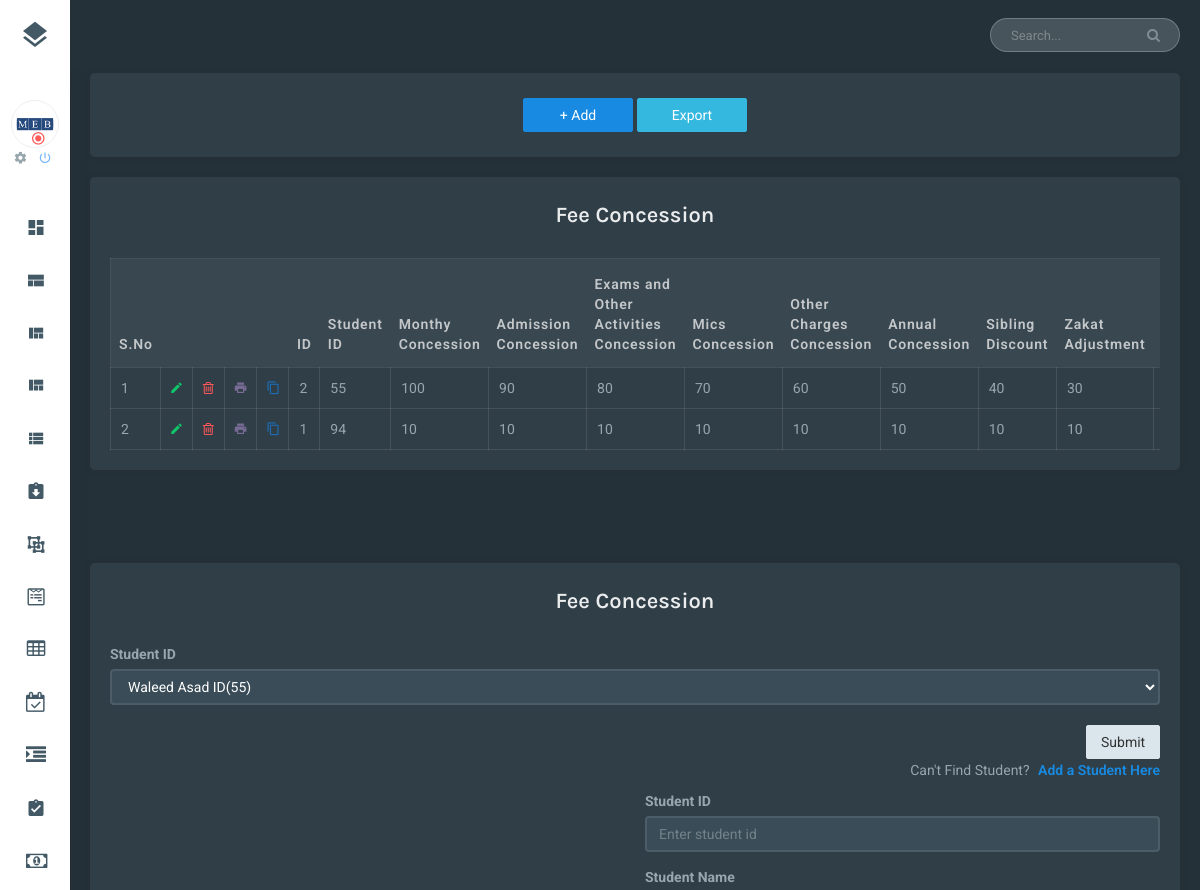
Before: /Admin-mod-fee-concession.php (upper part) with the older database file.
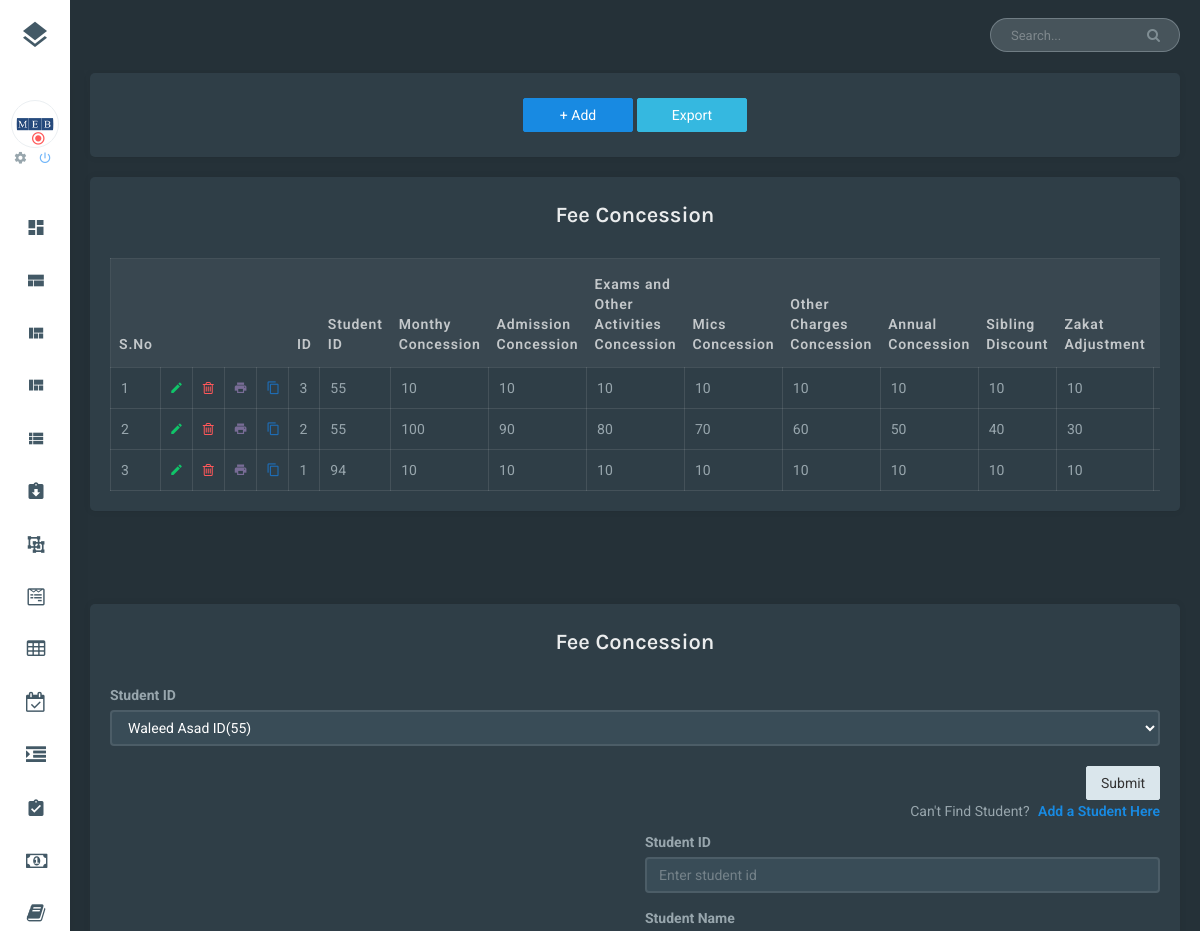
After: the same page with the newer database file.
### tables this page shows
CREATE TABLE `ad_fee_concession` (
  `fee_concession_id` int(11) NOT NULL,
  `user_id` varchar(255) NOT NULL,
  `user_date` timestamp NOT NULL DEFAULT current_timestamp() ON UPDATE current_timestamp(),
  `student_id` varchar(255) NOT NULL,
  `monthly_con` int(11) DEFAULT NULL,
  `admission_con` int(11) DEFAULT NULL,
  `exam_con` int(11) DEFAULT NULL,
  `misc_con` int(11) DEFAULT NULL,
  `special_con` int(11) DEFAULT NULL,
  `annual_con` int(11) DEFAULT NULL,
  `sibling_dis` int(11) DEFAULT NULL,
  `zakat_adj` int(11) DEFAULT NULL,
  `from_zakat_account_id` int(11) DEFAULT NULL,
  `from_zakat_account_name` varchar(255) DEFAULT NULL,
  `comment` varchar(1000) DEFAULT NULL
);

### db_functions.php (the view, shortened to what this page needs)
<?php
 function display_query($sql)
{
 $conn = connect_db();
	$result = $conn->query($sql);
if ($result->num_rows > 0) {
   $i = 0;
  while($row = $result->fetch_assoc()) {
  	if($i==0)
  	{
echo '
                <thead>
                  <tr>
                    <th>S.No</th>
                    <th></th>
                    <th></th>
                    <th></th>
                    <th></th>';
$row_data = array_keys($row);
$id_column = "";
for($j=0;$j<count($row_data);$j++){
  if($j==0) $id_column = $row_data[$j];
    echo  "<th>".$row_data[$j]."</th>"; }
    echo   '</tr>
         </thead>
      <tbody>';
  	}
  $i++;
    echo '<tr>
              <td>'.$i.'</td>
              <td style="text-align:center;"><a style="color:rgb(16,196,105);" href="'.$_SERVER['PHP_SELF'].'?editid='.$row[$id_column].'"><i class="zmdi zmdi-edit"></i></a></td>
              <td style="text-align:center;"><a style="color:rgb(255,87,90);" href="'.$_SERVER['PHP_SELF'].'?deleteid='.str_replace(" ","___",$row[$id_column]).'"><i class="fa fa-trash-o"></i></a></td>
              <td style="text-align:center;"><a style="color:rgb(120,108,150);" href="" ><i  class="zmdi zmdi-local-printshop"></i></a></td>
              <td style="text-align:center;"><a style="color:rgb(30,108,180);" href="" ><i class="zmdi zmdi-copy"></i></a></td>';
for($k=0;$k<count($row_data);$k++){ echo  '<td>'.$row[$row_data[$k]].'</td>';}
   echo  '</tr>';
  }
    echo '   </tbody>';
} else {
  echo "0 results";
}
}
function dropDownConditional2($label,$name,$select,$select2,$from,$condition){
        $conn = connect_db();
        $sql_id = 'SELECT `'.$select.'`,`'.$select2.'` FROM `'.$from.'`'.$condition.'';
        echo'
            <div class="form-group">
              <label for="">'.$label.'</label>
              <select id="themes" name="'.$name.'"  class="form-control select2">';
         $result_id = mysqli_query($conn ,$sql_id);
          while($row_id = mysqli_fetch_assoc($result_id)) {
            if (isset($_REQUEST[$name]) && $_REQUEST[$name]==$row_id[$select]) {$selected = "selected";}else $selected = "";
            echo'
                    <option '.$selected.'
                    value="'.$row_id[$select].'">'.$row_id[$select2].' ID('.$row_id[$select].')</option>';
          }
                    echo'
                </select><br>'
        ;
}
?>

Changed rows visible on the page:
added ad_fee_concession: j "ID", j "Student ID", j "Monthy Concession", j "Admission Concession", j "Exams and Other Activities Concession", j "Mics Concession", j "Other Charges Concession", j "Annual Concession", j "Sibling Discount", j "Zakat Adjustment", fee_concession_id "3", student "55", monthly_con "10", admission_con "10", exam_con "10", misc_con "10", special_con "10", annual_con "10", sibling_dis "10", zakat_adj "10"
shown differently, row unchanged: ad_fee_concession id 2: no longer shows "S.No"
Other visible differences:
list line gone: "ID"
list line gone: "Student ID"
list line gone: "Monthy Concession"
list line gone: "Admission Concession"
list line gone: "Exams and Other Activities Concession"
list line gone: "Mics Concession"
list line gone: "Other Charges Concession"
list line gone: "Annual Concession"
list line gone: "Sibling Discount"
list line gone: "Zakat Adjustment"
